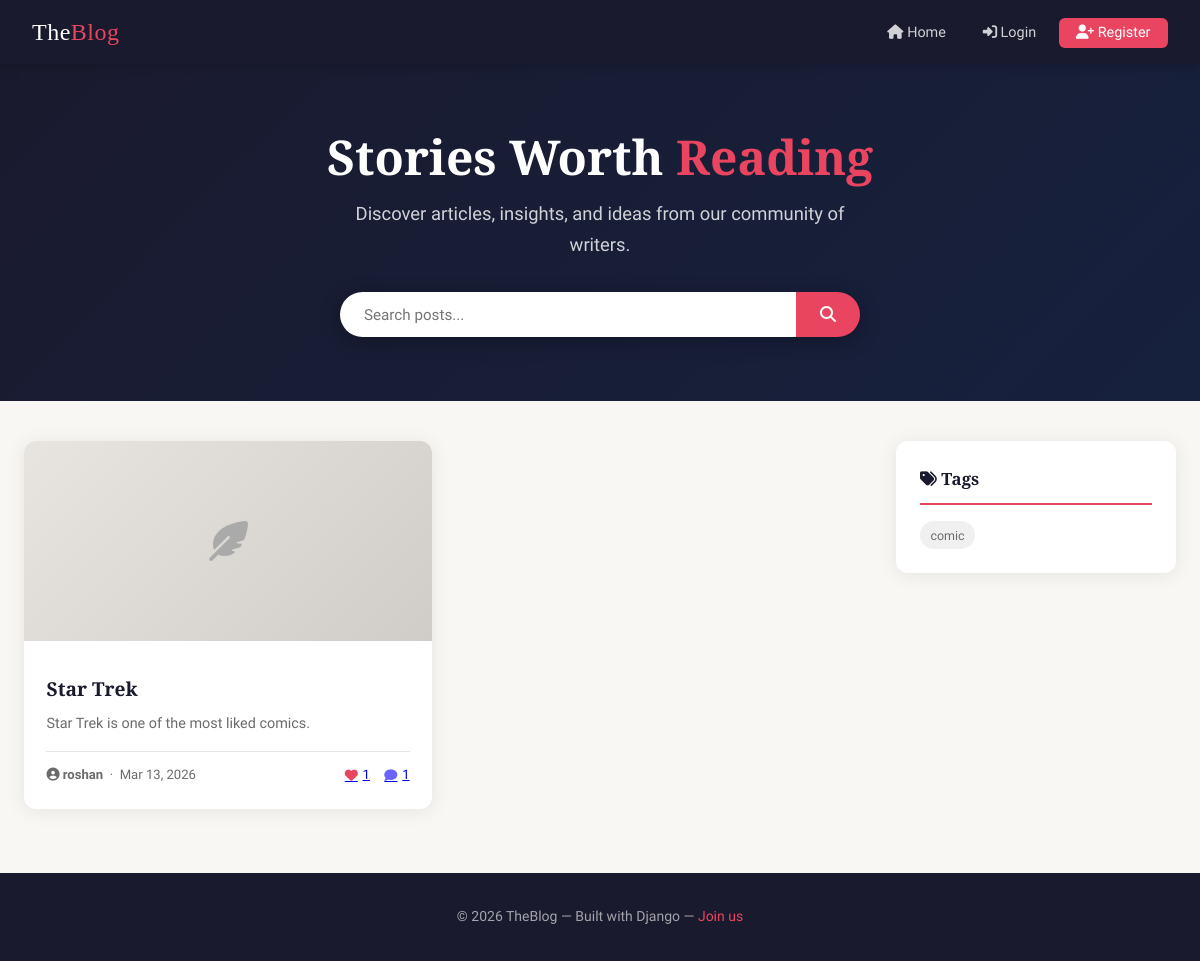
The page / on the database its author committed.
### blog/models.py (models this page shows, shortened)
class Post(models.Model):
    STATUS_CHOICES = [
        ('draft', 'Draft'),
        ('pending', 'Pending Review'),
        ('published', 'Published'),
    ]
    title = models.CharField(max_length=200)
    slug = models.SlugField(unique=True, blank=True)
    author = models.ForeignKey(User, on_delete=models.CASCADE, related_name='posts')
    content = models.TextField()
    featured_image = models.ImageField(upload_to='post_images/', blank=True, null=True)
    category = models.ForeignKey(Category, on_delete=models.SET_NULL, null=True, blank=True, related_name='posts')
    tags = models.ManyToManyField(Tag, blank=True)
    status = models.CharField(max_length=10, choices=STATUS_CHOICES, default='draft')
    created_at = models.DateTimeField(auto_now_add=True)
    updated_at = models.DateTimeField(auto_now=True)
    likes = models.ManyToManyField(User, related_name='liked_posts', blank=True)
    class Meta:
        ordering = ['-created_at']
    def like_count(self):
        return self.likes.count()
    def comment_count(self):
        return self.comments.count()

class Tag(models.Model):
    name = models.CharField(max_length=50, unique=True)
    slug = models.SlugField(unique=True, blank=True)

### blog/views.py (the view)
# urls.py: path('', views.post_list, name='post_list'),
def post_list(request):
    posts = Post.objects.filter(status='published').select_related('author', 'category')
    categories = Category.objects.all()
    tags = Tag.objects.all()
    category_slug = request.GET.get('category')
    tag_slug = request.GET.get('tag')
    search = request.GET.get('search', '')
    if category_slug:
        posts = posts.filter(category__slug=category_slug)
    if tag_slug:
        posts = posts.filter(tags__slug=tag_slug)
    if search:
        posts = posts.filter(Q(title__icontains=search) | Q(content__icontains=search))
    context = {
        'posts': posts,
        'categories': categories,
        'tags': tags,
        'search': search,
        'selected_category': category_slug,
        'selected_tag': tag_slug,
    }
    return render(request, 'blog/post_list.html', context)

### templates/blog/post_list.html (shortened to what this page needs)
{% extends 'base.html' %}
{% block content %}
<div class="hero">
    <h1>Stories Worth <span>Reading</span></h1>
    <p>Discover articles, insights, and ideas from our community of writers.</p>
    <form method="GET" class="search-bar">
        <input type="text" name="search" placeholder="Search posts..." value="{{ search }}">
        <button type="submit"><i class="fas fa-search"></i></button>
    </form>
</div>
<div class="main-layout">
    <main>
        {% if posts %}
        <div class="posts-grid">
            {% for post in posts %}
            <article class="post-card">
                <div class="post-card-image">
                    {% if post.featured_image %}
                        <img src="{{ post.featured_image.url }}" alt="{{ post.title }}">
                    {% else %}
                        <i class="fas fa-feather-alt"></i>
                    {% endif %}
                </div>
                <div class="post-card-body">
                    <h2 class="post-card-title">
                        <a href="{% url 'post_detail' post.slug %}">{{ post.title }}</a>
                    </h2>
                    <p class="post-card-excerpt">{{ post.content|truncatechars:130 }}</p>
                    <div class="post-card-footer">
                        <span>
                            <i class="fas fa-user-circle"></i>
                            <strong>{{ post.author.username }}</strong>
                            &nbsp;·&nbsp;
                            {{ post.created_at|date:"M j, Y" }}
                        </span>
                        <div class="post-card-stats">
                            <a href="{% url 'post_detail' post.slug %}">
                                    <span class="like-count"><i class="fas fa-heart"></i>{{ post.like_count }}</span>
                            </a>
                            <a href="{% url 'post_detail' post.slug %}">
                                <span><i class="fas fa-comment"></i> {{ post.comment_count }}</span>
                            </a>
                        </div>
                    </div>
                </div>
            </article>
            {% endfor %}
        </div>
        {% endif %}
    </main>
    <aside class="sidebar">
        {% if tags %}
        <div class="sidebar-widget">
            <h3><i class="fas fa-tags"></i> Tags</h3>
            <div class="tag-cloud">
                {% for tag in tags %}
                <a href="?tag={{ tag.slug }}" class="tag {% if selected_tag == tag.slug %}tag-accent{% endif %}">{{ tag.name }}</a>
                {% endfor %}
            </div>
        </div>
        {% endif %}
    </aside>
</div>
{% endblock %}

### templates/base.html (style rules this page uses)
*, *::before, *::after { box-sizing: border-box; margin: 0; padding: 0; }
:root { --primary: #1a1a2e; --accent: #e94560; --accent-light: #ff6b6b; --bg: #f8f7f4; --card-bg: #ffffff; --text: #2d2d2d; --text-muted: #6b6b6b; --border: #e8e4e0; --shadow: 0 2px 20px rgba(0,0,0,0.08); --shadow-hover: 0 8px 40px rgba(0,0,0,0.14); --radius: 12px; --font-display: 'Playfair Display', Georgia, serif; --font-body: 'Source Sans 3', sans-serif; }
body { font-family: var(--font-body); background: var(--bg); color: var(--text); line-height: 1.7; min-height: 100vh; }
.tag { display: inline-block; background: #f0f0f0; color: var(--text-muted); padding: 0.2rem 0.65rem; border-radius: 20px; font-size: 0.78rem; font-weight: 500; text-decoration: none; transition: background 0.2s, color 0.2s; }

### templates/blog/post_list.html (style rules this page uses)
.hero { background: linear-gradient(135deg, var(--primary) 0%, #16213e 100%); color: #fff; padding: 4rem 1.5rem; text-align: center; margin-bottom: 0; }
.hero h1 { font-family: var(--font-display); font-size: 3rem; margin-bottom: 0.75rem; line-height: 1.2; }
.hero h1 span { color: var(--accent); }
.hero p { font-size: 1.15rem; opacity: 0.8; max-width: 500px; margin: 0 auto 2rem; }
.search-bar { max-width: 520px; margin: 0 auto; display: flex; gap: 0; border-radius: 50px; overflow: hidden; box-shadow: 0 4px 20px rgba(0,0,0,0.3); }
.search-bar input { flex: 1; padding: 0.85rem 1.5rem; border: none; font-size: 0.95rem; font-family: var(--font-body); outline: none; }
.search-bar button { background: var(--accent); color: #fff; border: none; padding: 0 1.5rem; cursor: pointer; font-size: 1rem; transition: background 0.2s; }
.main-layout { display: grid; grid-template-columns: 1fr 280px; gap: 2rem; max-width: 1200px; margin: 2.5rem auto; padding: 0 1.5rem; }
.posts-grid { display: grid; grid-template-columns: repeat(auto-fill, minmax(320px, 1fr)); gap: 1.5rem; }
.post-card { background: var(--card-bg); border-radius: var(--radius); box-shadow: var(--shadow); overflow: hidden; display: flex; flex-direction: column; transition: box-shadow 0.25s, transform 0.25s; }
.post-card-image { width: 100%; height: 200px; object-fit: cover; background: linear-gradient(135deg, #e8e4e0, #d0ccc8); display: flex; align-items: center; justify-content: center; color: #aaa; font-size: 2.5rem; }
.post-card-body { padding: 1.4rem; flex: 1; display: flex; flex-direction: column; }
.post-card-title { font-family: var(--font-display); font-size: 1.2rem; margin-bottom: 0.6rem; line-height: 1.4; }
.post-card-title a { color: var(--primary); text-decoration: none; }
.post-card-excerpt { color: var(--text-muted); font-size: 0.9rem; line-height: 1.6; flex: 1; margin-bottom: 1rem; }
.post-card-footer { display: flex; align-items: center; justify-content: space-between; padding-top: 0.75rem; border-top: 1px solid var(--border); font-size: 0.82rem; color: var(--text-muted); }
.post-card-stats { display: flex; gap: 0.9rem; }
.post-card-stats span { display: flex; align-items: center; gap: 0.3rem; }
.post-card-stats .fa-heart { color: var(--accent); }
.post-card-stats .fa-comment { color: #6c63ff; }
.sidebar { display: flex; flex-direction: column; gap: 1.5rem; }
.sidebar-widget { background: var(--card-bg); border-radius: var(--radius); box-shadow: var(--shadow); padding: 1.5rem; }
.sidebar-widget h3 { font-family: var(--font-display); font-size: 1.05rem; margin-bottom: 1rem; padding-bottom: 0.6rem; border-bottom: 2px solid var(--accent); color: var(--primary); }
.tag-cloud { display: flex; flex-wrap: wrap; gap: 0.4rem; }

### rows shown on the page
Post: title "Star Trek", content "Star Trek is one of the most liked comics.", author.username "roshan", created_at "Mar 13, 2026", like_count "1", comment_count "1"
Tag: name "comic"
